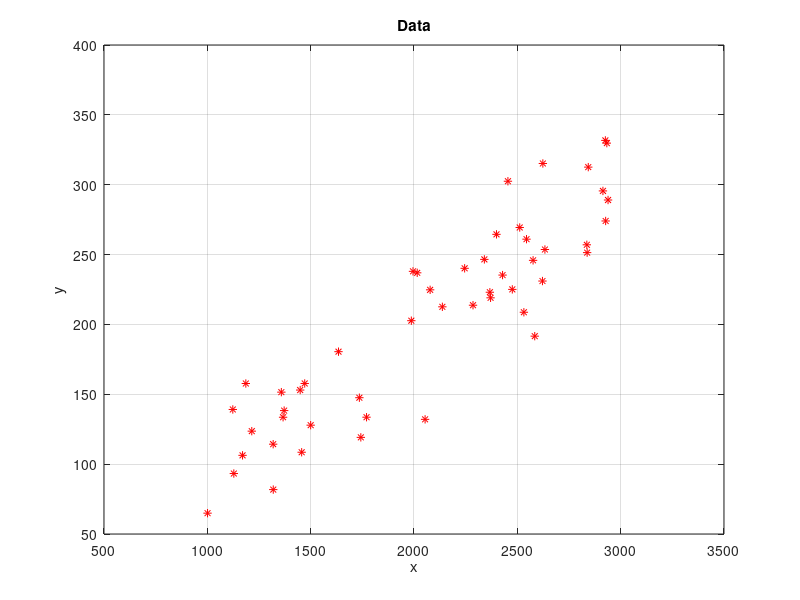
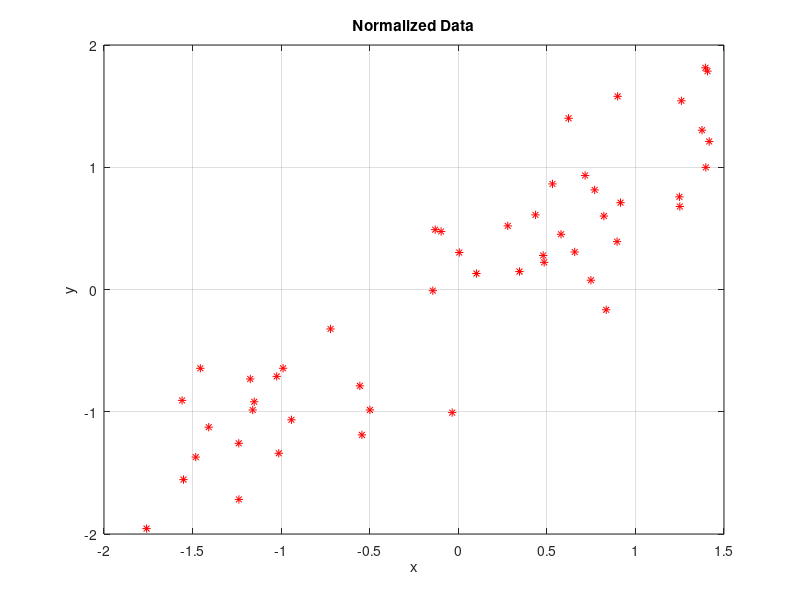
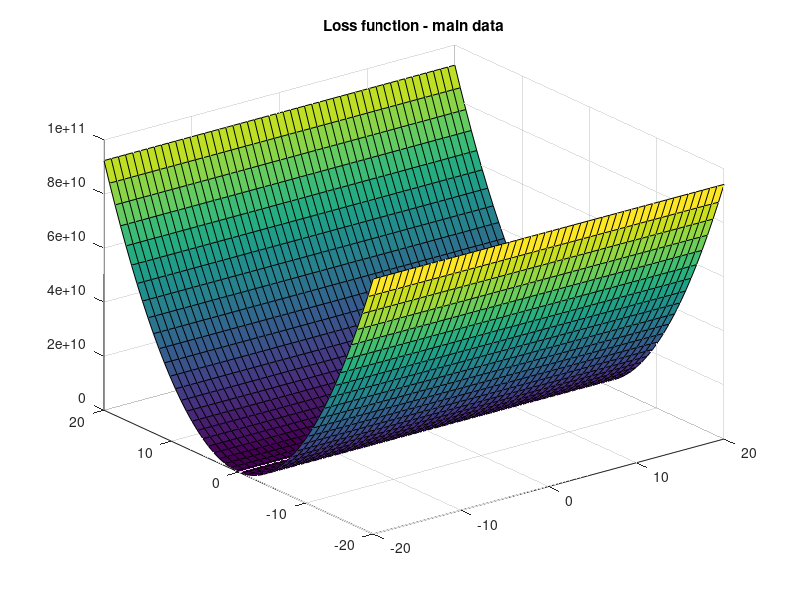
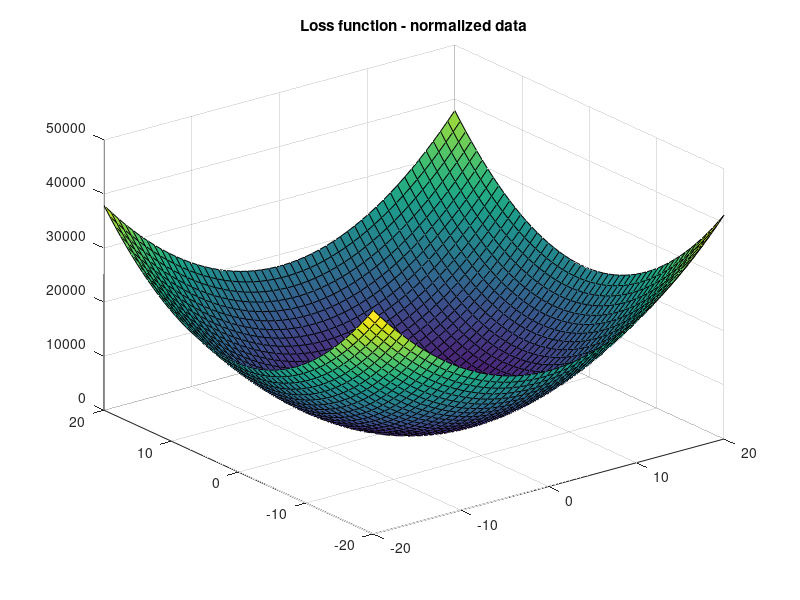

Write MATLAB code to recreate these figures, in order.
close all;
clearvars;
clc;

%% Data %%
x = unifrnd(1000, 3000,[1,50]);
y = (1/10) * (x) + normrnd(0, 30,[1,50]);
figure(1)
plot(x,y,'r*')
grid on;
xlim([500,3500])
ylim([50,400])
title('Data')
xlabel('x')
ylabel('y')
%% Normalize Data %%
x_nrm = (x-mean(x))/sqrt(var(x));
y_nrm = (y-mean(y))/sqrt(var(y));
figure(2)
plot(x_nrm,y_nrm,'r*')
grid on;
title('Normalized Data')
xlabel('x')
ylabel('y')
%% Loss Main Data %%
w0=linspace(-20,20,50);
w1=w0;
[W0,W1] = meshgrid(w0,w1);
Loss = zeros(50,50);
for i = 1:50
    L = (y(i) - (W0 + W1*x(i))).^2;
    Loss = Loss + L;
end
figure(3)
surf(W0,W1,Loss)
title('Loss function - main data')
%% Loss Normalized Data %%
Loss = zeros(50,50);
for i = 1:50
    L = (y_nrm(i) - (W0 + W1*x_nrm(i))).^2;
    Loss = Loss + L;
end
figure(4)
surf(W0,W1,Loss)
title('Loss function - normalized data')
figure(5)
contour(W0,W1,Loss)
title('Loss function - Contour')
%% R2 (2th Norm) %%
figure(6)
r=50;
[X,Y,R2] = sphere(50-1);
surf(r*X,r*Y,r*R2)
axis equal
%% 
figure(7)
surf(W0,W1,Loss + r*R2)